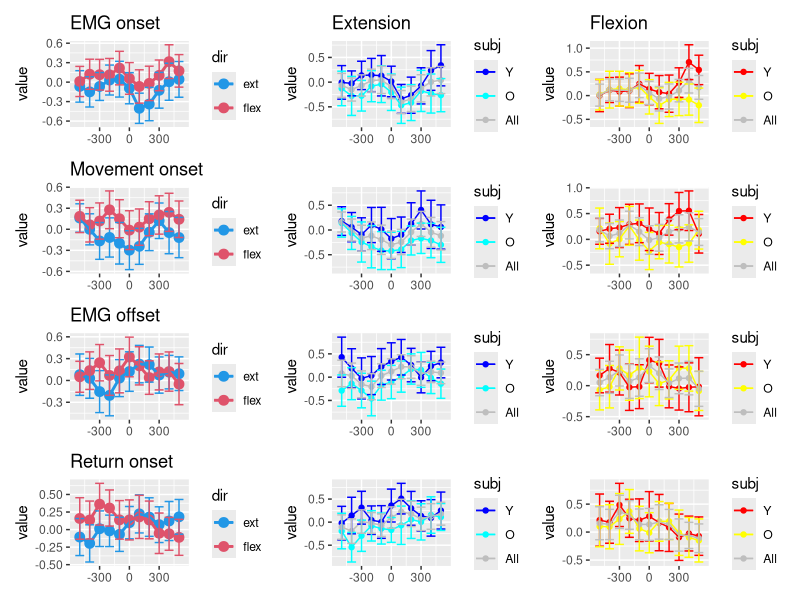

Reproduce this figure in R.
# Fig 4 and Supp Fig.1cdef

library(ggplot2)
library(readxl)
# change path as your system
setwd('F:/Nature Comm/data_code/SourceData_ST2023') 
#
Zarea_EMGon   <- read_excel("SourceData_ST2023_Fig4A_SFig1C.xlsx")
Zarea_Movon   <- read_excel("SourceData_ST2023_Fig4B_SFig1D.xlsx")
Zarea_EMGoff  <- read_excel("SourceData_ST2023_Fig4C_SFig1E.xlsx")
Zarea_Reton   <- read_excel("SourceData_ST2023_Fig4D_SFig1F.xlsx")

val <- as.matrix(Zarea_EMGon[,3:24])
All1 <- data.frame(
  value = colMeans(val),
  cint_p  = colMeans(val)+qnorm(0.975)*apply(val,2,sd)/sqrt(77),
  cint_m  = colMeans(val)-qnorm(0.975)*apply(val,2,sd)/sqrt(77),
  time = rep(c(-500,-400,-300,-200,-100,0,100,200,300,400,500),2),
  dir = factor(c(rep("ext",11),rep("flex",11)),levels=c("ext","flex"))
)

val_Y <- val[1:39,1:11]
val_O <- val[40:77,1:11]
Ind1e <- data.frame(
  value = c(colMeans(val_Y),colMeans(val_O),colMeans(val[,1:11])),
  cint_p  = c(colMeans(val_Y)+qnorm(0.975)*apply(val_Y,2,sd)/sqrt(39),colMeans(val_O)+qnorm(0.975)*apply(val_O,2,sd)/sqrt(38),colMeans(val[,1:11])+qnorm(0.975)*apply(val[,1:11],2,sd)/sqrt(77)),
  cint_m  = c(colMeans(val_Y)-qnorm(0.975)*apply(val_Y,2,sd)/sqrt(39),colMeans(val_O)-qnorm(0.975)*apply(val_O,2,sd)/sqrt(38),colMeans(val[,1:11])-qnorm(0.975)*apply(val[,1:11],2,sd)/sqrt(77)),
  time = rep(c(-500,-400,-300,-200,-100,0,100,200,300,400,500),3),
  subj = factor(c(rep("Y",11),rep("O",11),rep("All",11)),levels=c("Y","O","All"))
)

val_Y <- val[1:39,12:22]
val_O <- val[40:77,12:22]
Ind1f <- data.frame(
  value = c(colMeans(val_Y),colMeans(val_O),colMeans(val[,12:22])),
  cint_p  = c(colMeans(val_Y)+qnorm(0.975)*apply(val_Y,2,sd)/sqrt(39),colMeans(val_O)+qnorm(0.975)*apply(val_O,2,sd)/sqrt(38),colMeans(val[,12:22])+qnorm(0.975)*apply(val[,12:22],2,sd)/sqrt(77)),
  cint_m  = c(colMeans(val_Y)-qnorm(0.975)*apply(val_Y,2,sd)/sqrt(39),colMeans(val_O)-qnorm(0.975)*apply(val_O,2,sd)/sqrt(38),colMeans(val[,12:22])-qnorm(0.975)*apply(val[,12:22],2,sd)/sqrt(77)),
  time = rep(c(-500,-400,-300,-200,-100,0,100,200,300,400,500),3),
  subj = factor(c(rep("Y",11),rep("O",11),rep("All",11)),levels=c("Y","O","All"))
)

val <- as.matrix(Zarea_Movon[,3:24])
All2 <- data.frame(
  value = colMeans(val),
  cint_p  = colMeans(val)+qnorm(0.975)*apply(val,2,sd)/sqrt(77),
  cint_m  = colMeans(val)-qnorm(0.975)*apply(val,2,sd)/sqrt(77),
  time = rep(c(-500,-400,-300,-200,-100,0,100,200,300,400,500),2),
  dir = factor(c(rep("ext",11),rep("flex",11)),levels=c("ext","flex"))
)

val_Y <- val[1:39,1:11]
val_O <- val[40:77,1:11]
Ind2e <- data.frame(
  value = c(colMeans(val_Y),colMeans(val_O),colMeans(val[,1:11])),
  cint_p  = c(colMeans(val_Y)+qnorm(0.975)*apply(val_Y,2,sd)/sqrt(39),colMeans(val_O)+qnorm(0.975)*apply(val_O,2,sd)/sqrt(38),colMeans(val[,1:11])+qnorm(0.975)*apply(val[,1:11],2,sd)/sqrt(77)),
  cint_m  = c(colMeans(val_Y)-qnorm(0.975)*apply(val_Y,2,sd)/sqrt(39),colMeans(val_O)-qnorm(0.975)*apply(val_O,2,sd)/sqrt(38),colMeans(val[,1:11])-qnorm(0.975)*apply(val[,1:11],2,sd)/sqrt(77)),
  time = rep(c(-500,-400,-300,-200,-100,0,100,200,300,400,500),3),
  subj = factor(c(rep("Y",11),rep("O",11),rep("All",11)),levels=c("Y","O","All"))
)

val_Y <- val[1:39,12:22]
val_O <- val[40:77,12:22]
Ind2f <- data.frame(
  value = c(colMeans(val_Y),colMeans(val_O),colMeans(val[,12:22])),
  cint_p  = c(colMeans(val_Y)+qnorm(0.975)*apply(val_Y,2,sd)/sqrt(39),colMeans(val_O)+qnorm(0.975)*apply(val_O,2,sd)/sqrt(38),colMeans(val[,12:22])+qnorm(0.975)*apply(val[,12:22],2,sd)/sqrt(77)),
  cint_m  = c(colMeans(val_Y)-qnorm(0.975)*apply(val_Y,2,sd)/sqrt(39),colMeans(val_O)-qnorm(0.975)*apply(val_O,2,sd)/sqrt(38),colMeans(val[,12:22])-qnorm(0.975)*apply(val[,12:22],2,sd)/sqrt(77)),
  time = rep(c(-500,-400,-300,-200,-100,0,100,200,300,400,500),3),
  subj = factor(c(rep("Y",11),rep("O",11),rep("All",11)),levels=c("Y","O","All"))
)

val <- as.matrix(Zarea_EMGoff[,3:24])
All3 <- data.frame(
  value = colMeans(val),
  cint_p  = colMeans(val)+qnorm(0.975)*apply(val,2,sd)/sqrt(76),
  cint_m  = colMeans(val)-qnorm(0.975)*apply(val,2,sd)/sqrt(76),
  time = rep(c(-500,-400,-300,-200,-100,0,100,200,300,400,500),2),
  dir = factor(c(rep("ext",11),rep("flex",11)),levels=c("ext","flex"))
)

val_Y <- val[1:39,1:11]
val_O <- val[40:76,1:11]
Ind3e <- data.frame(
  value = c(colMeans(val_Y),colMeans(val_O),colMeans(val[,1:11])),
  cint_p  = c(colMeans(val_Y)+qnorm(0.975)*apply(val_Y,2,sd)/sqrt(39),colMeans(val_O)+qnorm(0.975)*apply(val_O,2,sd)/sqrt(37),colMeans(val[,1:11])+qnorm(0.975)*apply(val[,1:11],2,sd)/sqrt(76)),
  cint_m  = c(colMeans(val_Y)-qnorm(0.975)*apply(val_Y,2,sd)/sqrt(39),colMeans(val_O)-qnorm(0.975)*apply(val_O,2,sd)/sqrt(37),colMeans(val[,1:11])-qnorm(0.975)*apply(val[,1:11],2,sd)/sqrt(76)),
  time = rep(c(-500,-400,-300,-200,-100,0,100,200,300,400,500),3),
  subj = factor(c(rep("Y",11),rep("O",11),rep("All",11)),levels=c("Y","O","All"))
)

val_Y <- val[1:39,12:22]
val_O <- val[40:76,12:22]
Ind3f <- data.frame(
  value = c(colMeans(val_Y),colMeans(val_O),colMeans(val[,12:22])),
  cint_p  = c(colMeans(val_Y)+qnorm(0.975)*apply(val_Y,2,sd)/sqrt(39),colMeans(val_O)+qnorm(0.975)*apply(val_O,2,sd)/sqrt(37),colMeans(val[,12:22])+qnorm(0.975)*apply(val[,12:22],2,sd)/sqrt(76)),
  cint_m  = c(colMeans(val_Y)-qnorm(0.975)*apply(val_Y,2,sd)/sqrt(39),colMeans(val_O)-qnorm(0.975)*apply(val_O,2,sd)/sqrt(37),colMeans(val[,12:22])-qnorm(0.975)*apply(val[,12:22],2,sd)/sqrt(76)),
  time = rep(c(-500,-400,-300,-200,-100,0,100,200,300,400,500),3),
  subj = factor(c(rep("Y",11),rep("O",11),rep("All",11)),levels=c("Y","O","All"))
)

val <- as.matrix(Zarea_Reton[,3:24])
All4 <- data.frame(
  value = colMeans(val),
  cint_p  = colMeans(val)+qnorm(0.975)*apply(val,2,sd)/sqrt(77),
  cint_m  = colMeans(val)-qnorm(0.975)*apply(val,2,sd)/sqrt(77),
  time = rep(c(-500,-400,-300,-200,-100,0,100,200,300,400,500),2),
  dir = factor(c(rep("ext",11),rep("flex",11)),levels=c("ext","flex"))
)

val_Y <- val[1:39,1:11]
val_O <- val[40:77,1:11]
Ind4e <- data.frame(
  value = c(colMeans(val_Y),colMeans(val_O),colMeans(val[,1:11])),
  cint_p  = c(colMeans(val_Y)+qnorm(0.975)*apply(val_Y,2,sd)/sqrt(39),colMeans(val_O)+qnorm(0.975)*apply(val_O,2,sd)/sqrt(38),colMeans(val[,1:11])+qnorm(0.975)*apply(val[,1:11],2,sd)/sqrt(77)),
  cint_m  = c(colMeans(val_Y)-qnorm(0.975)*apply(val_Y,2,sd)/sqrt(39),colMeans(val_O)-qnorm(0.975)*apply(val_O,2,sd)/sqrt(38),colMeans(val[,1:11])-qnorm(0.975)*apply(val[,1:11],2,sd)/sqrt(77)),
  time = rep(c(-500,-400,-300,-200,-100,0,100,200,300,400,500),3),
  subj = factor(c(rep("Y",11),rep("O",11),rep("All",11)),levels=c("Y","O","All"))
)

val_Y <- val[1:39,12:22]
val_O <- val[40:77,12:22]
Ind4f <- data.frame(
  value = c(colMeans(val_Y),colMeans(val_O),colMeans(val[,12:22])),
  cint_p  = c(colMeans(val_Y)+qnorm(0.975)*apply(val_Y,2,sd)/sqrt(39),colMeans(val_O)+qnorm(0.975)*apply(val_O,2,sd)/sqrt(38),colMeans(val[,12:22])+qnorm(0.975)*apply(val[,12:22],2,sd)/sqrt(77)),
  cint_m  = c(colMeans(val_Y)-qnorm(0.975)*apply(val_Y,2,sd)/sqrt(39),colMeans(val_O)-qnorm(0.975)*apply(val_O,2,sd)/sqrt(38),colMeans(val[,12:22])-qnorm(0.975)*apply(val[,12:22],2,sd)/sqrt(77)),
  time = rep(c(-500,-400,-300,-200,-100,0,100,200,300,400,500),3),
  subj = factor(c(rep("Y",11),rep("O",11),rep("All",11)),levels=c("Y","O","All"))
)


p1 = ggplot(All1,aes(x=time, y=value, color=dir))+
  geom_point(size=3)+
  geom_line(linewidth=1)+ggtitle("EMG onset")+
  geom_errorbar(aes(ymin=cint_m,ymax=cint_p))+
  scale_color_manual(values=c(4,2))+
  theme(axis.title.x = element_blank())

p1e = ggplot(Ind1e,aes(x=time, y=value, color=subj))+
    geom_point(size=1.5)+
    geom_line()+ggtitle("Extension")+
    geom_errorbar(aes(ymin=cint_m,ymax=cint_p))+
    scale_color_manual(values=c("blue","cyan","gray"))+
  theme(axis.title.x = element_blank())
  
p1f = ggplot(Ind1f,aes(x=time, y=value, color=subj))+
  geom_point(size=1.5)+
  geom_line()+ggtitle("Flexion")+
  geom_errorbar(aes(ymin=cint_m,ymax=cint_p))+
  scale_color_manual(values=c("red","yellow","gray"))+
  theme(axis.title.x = element_blank())

p2 = ggplot(All2,aes(x=time, y=value, color=dir))+
  geom_point(size=3)+
  geom_line(linewidth=1)+ggtitle("Movement onset")+
  geom_errorbar(aes(ymin=cint_m,ymax=cint_p))+
  scale_color_manual(values=c(4,2))+
  theme(axis.title.x = element_blank())

p2e = ggplot(Ind2e,aes(x=time, y=value, color=subj))+
  geom_point(size=1.5)+
  geom_line()+
  geom_errorbar(aes(ymin=cint_m,ymax=cint_p))+
  scale_color_manual(values=c("blue","cyan","gray"))+
  theme(axis.title.x = element_blank())

p2f = ggplot(Ind2f,aes(x=time, y=value, color=subj))+
  geom_point(size=1.5)+
  geom_line()+
  geom_errorbar(aes(ymin=cint_m,ymax=cint_p))+
  scale_color_manual(values=c("red","yellow","gray"))+
  theme(axis.title.x = element_blank())

p3 = ggplot(All3,aes(x=time, y=value, color=dir))+
  geom_point(size=3)+
  geom_line(linewidth=1)+ggtitle("EMG offset")+
  geom_errorbar(aes(ymin=cint_m,ymax=cint_p))+
  scale_color_manual(values=c(4,2))+
  theme(axis.title.x = element_blank())

p3e = ggplot(Ind3e,aes(x=time, y=value, color=subj))+
  geom_point(size=1.5)+
  geom_line()+
  geom_errorbar(aes(ymin=cint_m,ymax=cint_p))+
  scale_color_manual(values=c("blue","cyan","gray"))+
  theme(axis.title.x = element_blank())

p3f = ggplot(Ind3f,aes(x=time, y=value, color=subj))+
  geom_point(size=1.5)+
  geom_line()+
  geom_errorbar(aes(ymin=cint_m,ymax=cint_p))+
  scale_color_manual(values=c("red","yellow","gray"))+
  theme(axis.title.x = element_blank())

p4 = ggplot(All4,aes(x=time, y=value, color=dir))+
  geom_point(size=3)+
  geom_line(linewidth=1)+ggtitle("Return onset")+
  geom_errorbar(aes(ymin=cint_m,ymax=cint_p))+
  scale_color_manual(values=c(4,2))+
  theme(axis.title.x = element_blank())

p4e = ggplot(Ind4e,aes(x=time, y=value, color=subj))+
  geom_point(size=1.5)+
  geom_line()+
  geom_errorbar(aes(ymin=cint_m,ymax=cint_p))+
  scale_color_manual(values=c("blue","cyan","gray"))+
  theme(axis.title.x = element_blank())

p4f = ggplot(Ind4f,aes(x=time, y=value, color=subj))+
  geom_point(size=1.5)+
  geom_line()+
  geom_errorbar(aes(ymin=cint_m,ymax=cint_p))+
  scale_color_manual(values=c("red","yellow","gray"))+
  theme(axis.title.x = element_blank())

library(patchwork)
(p1|p1e|p1f)/(p2|p2e|p2f)/(p3|p3e|p3f)/(p4|p4e|p4f)
